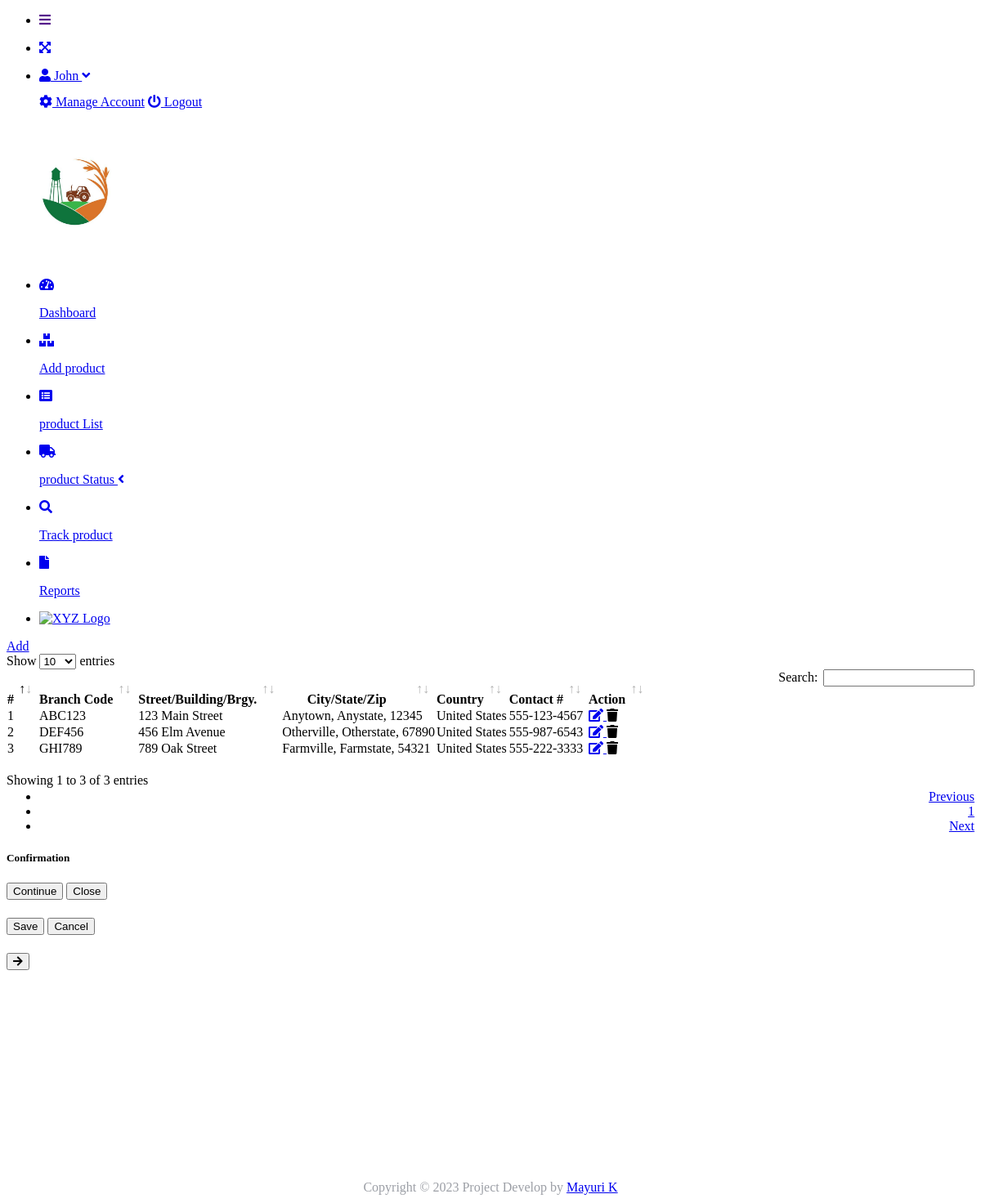
/index.php?page=branch_list (signed in), run on the app's committed database.
### tables this page shows
CREATE TABLE `branches` (
  `id` int(30) NOT NULL AUTO_INCREMENT,
  `branch_code` varchar(50) NOT NULL,
  `name` varchar(100) NOT NULL,
  `street` text NOT NULL,
  `city` varchar(50) NOT NULL,
  `state` varchar(50) NOT NULL,
  `country` varchar(50) NOT NULL,
  `zip_code` varchar(20) NOT NULL,
  `contact` varchar(100) NOT NULL,
  `date_created` datetime NOT NULL DEFAULT current_timestamp(),
  PRIMARY KEY (`id`)
);

### branch_list.php (the view, shortened to what this page needs)
<?php include'db_connect.php' ?>
<div class="col-lg-12">
	<div class="card card-outline">
		<div class="card-header">
			<div class="card-tools">
				<a class="btn btn-primary " href="./index.php?page=new_branch">Add</a>
			</div>
		</div>
		<div class="card-body">
			<table class="table tabe-hover" id="list">
				<thead>
					<tr>
						<th class="text-center">#</th>
						<th>Branch Code</th>
						<th>Street/Building/Brgy.</th>
						<th>City/State/Zip</th>
						<th>Country</th>
						<th>Contact #</th>
						<th>Action</th>
					</tr>
				</thead>
				<tbody>
					<?php
					$i = 1;
					$qry = $conn->query("SELECT * FROM branches order by street asc,city asc, state asc ");
					while($row= $qry->fetch_assoc()):
					?>
					<tr>
						<td class="text-center"><?php echo $i++ ?></td>
						<td class=""><?php echo $row['branch_code'] ?></td>
						<td><?php echo ucwords($row['street']) ?></td>
						<td><?php echo ucwords($row['city'].', '.$row['state'].', '.$row['zip_code']) ?></td>
						<td><?php echo ucwords($row['country']) ?></td>
						<td><?php echo $row['contact'] ?></td>
						<td class="text-center">
		                    <div class="btn-group">
		                        <a href="index.php?page=edit_branch&id=<?php echo $row['id'] ?>" class="edit">
		                          <i class="fas fa-edit"></i>
		                        </a>
		                        <a  class="delete delete_branch" data-id="<?php echo $row['id'] ?>">
		                          <i class="fas fa-trash"></i>
		                        </a>
	                      </div>
						</td>
					</tr>
				<?php endwhile; ?>
				</tbody>
			</table>
		</div>
	</div>
</div>

### index.php (shortened to what this page needs)
<!DOCTYPE html>
<html lang="en">
<?php
	include 'header.php'
?>
<body class="hold-transition sidebar-mini layout-fixed layout-navbar-fixed layout-footer-fixed">
<div class="wrapper">
  <?php include 'topbar.php' ?>
  <?php include 'sidebar.php' ?>
  <div class="content-wrapper">
    <section class="content">
      <div class="container-fluid">
         <?php
            $page = isset($_GET['page']) ? $_GET['page'] : 'home';
            if(!file_exists($page.".php")){
                include '404.html';
            }else{
            include $page.'.php';
            }
          ?>
      </div>
    </section>
    <div class="modal fade" id="confirm_modal" role='dialog'>
    <div class="modal-dialog modal-md" role="document">
      <div class="modal-content">
        <div class="modal-header">
        <h5 class="modal-title">Confirmation</h5>
      </div>
      <div class="modal-footer">
        <button type="button" class="btn btn-primary" id='confirm' onclick="">Continue</button>
        <button type="button" class="btn btn-secondary" data-dismiss="modal">Close</button>
      </div>
      </div>
    </div>
  </div>
  <div class="modal fade" id="uni_modal" role='dialog'>
    <div class="modal-dialog modal-md" role="document">
      <div class="modal-content">
      <div class="modal-footer">
        <button type="button" class="btn btn-primary" id='submit' onclick="$('#uni_modal form').submit()">Save</button>
        <button type="button" class="btn btn-secondary" data-dismiss="modal">Cancel</button>
      </div>
      </div>
    </div>
  </div>
  <div class="modal fade" id="uni_modal_right" role='dialog'>
    <div class="modal-dialog modal-full-height  modal-md" role="document">
      <div class="modal-content">
        <div class="modal-header">
        <button type="button" class="close" data-dismiss="modal" aria-label="Close">
          <span class="fa fa-arrow-right"></span>
        </button>
      </div>
      </div>
    </div>
  </div>
  <div class="modal fade" id="viewer_modal" role='dialog'>
    <div class="modal-dialog modal-md" role="document">
      <div class="modal-content">
              <button type="button" class="btn-close" data-dismiss="modal"><span class="fa fa-times"></span></button>
      </div>
    </div>
  </div>
  </div>
</div>
</body>
</html>

### header.php (shortened to what this page needs)
<head>
  <link rel="stylesheet" href="assets/plugins/fontawesome-free/css/all.min.css">
  <link rel="stylesheet" href="assets/plugins/overlayScrollbars/css/OverlayScrollbars.min.css">
  <link rel="stylesheet" href="assets/plugins/datatables-bs4/css/dataTables.bootstrap4.min.css">
  <link rel="stylesheet" href="assets/plugins/datatables-responsive/css/responsive.bootstrap4.min.css">
  <link rel="stylesheet" href="assets/plugins/datatables-buttons/css/buttons.bootstrap4.min.css">
  <link rel="stylesheet" href="assets/plugins/select2/css/select2.min.css">
  <link rel="stylesheet" href="assets/plugins/select2-bootstrap4-theme/select2-bootstrap4.min.css">
  <link rel="stylesheet" href="assets/plugins/sweetalert2-theme-bootstrap-4/bootstrap-4.min.css">
  <link rel="stylesheet" href="assets/plugins/toastr/toastr.min.css">
  <link rel="stylesheet" href="assets/plugins/dropzone/min/dropzone.min.css">
  <link rel="stylesheet" href="assets/plugins/boostrap-min/css/jquery.datetimepicker.min.css">
  <link rel="stylesheet" href="assets/plugins/icheck-bootstrap/icheck-bootstrap.min.css">
  <link rel="stylesheet" href="assets/plugins/bootstrap4-toggle/css/bootstrap4-toggle.min.css">
  <link rel="stylesheet" href="assets/plugins/boostrap-min/css/main.min.css">
  <link rel="stylesheet" href="assets/plugins/boostrap-min/css/styles.css">
  <link rel="stylesheet" href="assets/plugins/summernote/summernote-bs4.min.css">
</head>

### topbar.php (shortened to what this page needs)
<nav class="main-header navbar navbar-expand ">
  <ul class="navbar-nav">
    <?php if(isset($_SESSION['login_id'])): ?>
    <li class="nav-item">
      <a class="nav-link" data-widget="pushmenu" href="" role="button"><i class="fas fa-bars"></i></a>
    </li>
  <?php endif; ?>
  </ul>
  <ul class="navbar-nav ml-auto">
    <li class="nav-item">
      <a class="nav-link" data-widget="fullscreen" href="#" role="button">
        <i class="fas fa-expand-arrows-alt"></i>
      </a>
    </li>
   <li class="nav-item dropdown">
          <a class="nav-link"  data-toggle="dropdown" aria-expanded="true" href="javascript:void(0)">
              <div class="d-felx badge-pill">
                <p class="fa fa-user mr-2"></p>
              <?php echo ucwords($_SESSION['login_firstname']) ?>
                <p class="fa fa-angle-down ml-2"></p>
              </div>
          </a>
          <div class="dropdown-menu" aria-labelledby="account_settings" style="left: -2.5em;">
            <a class="dropdown-item" href="javascript:void(0)" id="manage_account"><i class="fa fa-cog"></i> Manage Account</a>
            <a class="dropdown-item" href="ajax.php?action=logout"><i class="fa fa-power-off"></i> Logout</a>
          </div>
    </li>
  </ul>
</nav>

### sidebar.php (shortened to what this page needs)
  <aside class="main-sidebar  ">
    <div class="dropdown">
   	<a href="./" class="brand-link">
        <?php if($_SESSION['login_type'] == 1): ?>
          <img src="assets/uploads/logo1.png" width="170px">
        <?php else: ?>
           <img src="assets/uploads/logo1.png" width="170px">
        <?php endif; ?>
    </a>
        </div>
    <div class="sidebar pb-4 mb-4">
      <nav class="mt-4">
        <ul class="nav nav-pills nav-sidebar flex-column nav-flat" data-widget="treeview" role="menu" data-accordion="false">
          <li class="nav-item dropdown">
            <a href="./" class="nav-link nav-home">
              <i class="nav-icon fas fa-tachometer-alt"></i>
              <p>
                Dashboard
              </p>
            </a>
          </li>
         <li class="nav-item dropdown">
            <a href="./index.php?page=new_product" class="nav-link nav-reports">
              <i class="nav-icon fas fa-boxes"></i>
              <p>
                Add product
              </p>
            </a>
          </li>
           <li class="nav-item dropdown">
            <a href="./index.php?page=product_list" class="nav-link nav-reports">
              <i class="nav-icon fas fa-list-alt"></i>
              <p>
                product List
              </p>
            </a>
          </li>
          <li class="nav-item">
            <a href="#" class="nav-link nav-edit_product">
              <i class="nav-icon fas fa-truck"></i>
              <p>
                product Status
                <i class="right fas fa-angle-left"></i>
              </p>
            </a>
          </li>
           <li class="nav-item dropdown">
            <a href="./index.php?page=track" class="nav-link nav-track">
              <i class="nav-icon fas fa-search"></i>
              <p>
                Track product
              </p>
            </a>
          </li>
           <li class="nav-item dropdown">
  <a href="./index.php?page=reports" class="nav-link nav-reports">
    <i class="nav-icon fas fa-file"></i>
    <p>
      Reports
    </p>
  </a>
</li>
<li class="nav-item">
  <a href="https://shorn.com" class="nav-link" target="_blank">
    <img src="https://kissandharambir.com/wp-content/uploads/2022/08/contact.gif" alt="XYZ Logo" style="max-width: 100%; height: auto;">
  </a>
</li>
        </ul>
      </nav>
    </div>
  </aside>

### branch_list.php (style rules this page uses)
table td { vertical-align: middle !important; }

### data on the page
branches: branch_code "ABC123", street "123 Main Street", city+state+zip_code "Anytown, Anystate, 12345", country "United States", contact "555-123-4567"
branches: branch_code "DEF456", street "456 Elm Avenue", city+state+zip_code "Otherville, Otherstate, 67890", country "United States", contact "555-987-6543"
branches: branch_code "GHI789", street "789 Oak Street", city+state+zip_code "Farmville, Farmstate, 54321", country "United States", contact "555-222-3333"

### other printed values
$_SESSION['login_firstname'] "John"
